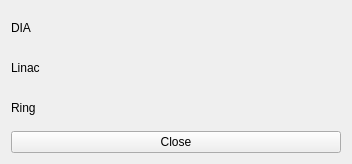
<?xml version="1.0" encoding="UTF-8"?>
<ui version="4.0">
 <class>Form</class>
 <widget class="QWidget" name="Form">
  <property name="geometry">
   <rect>
    <x>0</x>
    <y>0</y>
    <width>352</width>
    <height>164</height>
   </rect>
  </property>
  <property name="windowTitle">
   <string>Form</string>
  </property>
  <layout class="QVBoxLayout" name="verticalLayout">
   <item>
    <layout class="QGridLayout" name="gridLayout">
     <item row="2" column="5">
      <widget class="TaurusLed" name="taurusLed_9"/>
     </item>
     <item row="1" column="0">
      <widget class="QLabel" name="label_2">
       <property name="text">
        <string>Linac</string>
       </property>
      </widget>
     </item>
     <item row="0" column="0">
      <widget class="QLabel" name="label">
       <property name="text">
        <string>DIA</string>
       </property>
      </widget>
     </item>
     <item row="1" column="2">
      <widget class="TaurusLed" name="taurusLed_2"/>
     </item>
     <item row="2" column="0">
      <widget class="QLabel" name="label_3">
       <property name="text">
        <string>Ring</string>
       </property>
      </widget>
     </item>
     <item row="2" column="7">
      <widget class="TaurusLed" name="taurusLed_11"/>
     </item>
     <item row="2" column="6">
      <widget class="TaurusLed" name="taurusLed_10"/>
     </item>
     <item row="1" column="4">
      <widget class="TaurusLed" name="taurusLed_4"/>
     </item>
     <item row="1" column="3">
      <widget class="TaurusLed" name="taurusLed_3"/>
     </item>
     <item row="2" column="1">
      <widget class="TaurusLed" name="taurusLed_5"/>
     </item>
     <item row="1" column="1">
      <widget class="TaurusLed" name="taurusLed"/>
     </item>
     <item row="2" column="2">
      <widget class="TaurusLed" name="taurusLed_6"/>
     </item>
     <item row="2" column="3">
      <widget class="TaurusLed" name="taurusLed_7"/>
     </item>
     <item row="2" column="4">
      <widget class="TaurusLed" name="taurusLed_8"/>
     </item>
     <item row="2" column="8">
      <widget class="TaurusLed" name="taurusLed_12"/>
     </item>
     <item row="1" column="5">
      <widget class="TaurusLed" name="taurusLed_13"/>
     </item>
     <item row="1" column="6">
      <widget class="TaurusLed" name="taurusLed_14"/>
     </item>
     <item row="1" column="7">
      <widget class="TaurusLed" name="taurusLed_15"/>
     </item>
    </layout>
   </item>
   <item>
    <widget class="QPushButton" name="pushButton">
     <property name="text">
      <string>Close</string>
     </property>
    </widget>
   </item>
  </layout>
 </widget>
 <customwidgets>
  <customwidget>
   <class>TaurusLed</class>
   <extends>QLed</extends>
   <header>taurus.qt.qtgui.display</header>
  </customwidget>
  <customwidget>
   <class>QLed</class>
   <extends>QPixmapWidget</extends>
   <header>taurus.qt.qtgui.display</header>
  </customwidget>
  <customwidget>
   <class>QPixmapWidget</class>
   <extends>QWidget</extends>
   <header>taurus.qt.qtgui.display</header>
  </customwidget>
 </customwidgets>
 <resources/>
 <connections/>
</ui>
